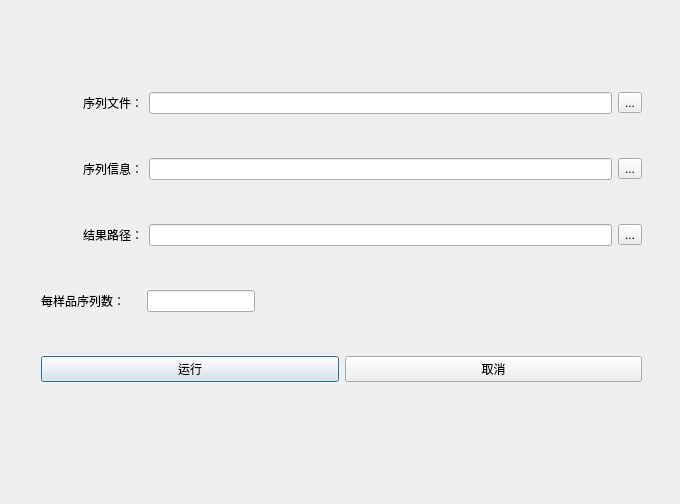
<?xml version="1.0" encoding="UTF-8"?>
<ui version="4.0">
 <class>Dialog</class>
 <widget class="QDialog" name="Dialog">
  <property name="geometry">
   <rect>
    <x>0</x>
    <y>0</y>
    <width>680</width>
    <height>504</height>
   </rect>
  </property>
  <property name="windowTitle">
   <string>Dialog</string>
  </property>
  <widget class="QWidget" name="">
   <property name="geometry">
    <rect>
     <x>41</x>
     <y>54</y>
     <width>601</width>
     <height>371</height>
    </rect>
   </property>
   <layout class="QVBoxLayout" name="verticalLayout">
    <item>
     <layout class="QHBoxLayout" name="horizontalLayout">
      <item>
       <widget class="QLabel" name="xvlie_LB">
        <property name="sizePolicy">
         <sizepolicy hsizetype="Fixed" vsizetype="Preferred">
          <horstretch>0</horstretch>
          <verstretch>0</verstretch>
         </sizepolicy>
        </property>
        <property name="minimumSize">
         <size>
          <width>102</width>
          <height>0</height>
         </size>
        </property>
        <property name="maximumSize">
         <size>
          <width>0</width>
          <height>16777215</height>
         </size>
        </property>
        <property name="text">
         <string>序列文件：</string>
        </property>
        <property name="alignment">
         <set>Qt::AlignRight|Qt::AlignTrailing|Qt::AlignVCenter</set>
        </property>
       </widget>
      </item>
      <item>
       <widget class="QLineEdit" name="xvlie_LE"/>
      </item>
      <item>
       <widget class="QToolButton" name="xvlie_tbtn">
        <property name="text">
         <string>...</string>
        </property>
       </widget>
      </item>
     </layout>
    </item>
    <item>
     <layout class="QHBoxLayout" name="horizontalLayout_2">
      <item>
       <widget class="QLabel" name="info_LB">
        <property name="sizePolicy">
         <sizepolicy hsizetype="Fixed" vsizetype="Preferred">
          <horstretch>0</horstretch>
          <verstretch>0</verstretch>
         </sizepolicy>
        </property>
        <property name="minimumSize">
         <size>
          <width>102</width>
          <height>0</height>
         </size>
        </property>
        <property name="maximumSize">
         <size>
          <width>0</width>
          <height>16777215</height>
         </size>
        </property>
        <property name="text">
         <string>序列信息：</string>
        </property>
        <property name="alignment">
         <set>Qt::AlignRight|Qt::AlignTrailing|Qt::AlignVCenter</set>
        </property>
       </widget>
      </item>
      <item>
       <widget class="QLineEdit" name="info_LE"/>
      </item>
      <item>
       <widget class="QToolButton" name="info_tbtn">
        <property name="text">
         <string>...</string>
        </property>
       </widget>
      </item>
     </layout>
    </item>
    <item>
     <layout class="QHBoxLayout" name="horizontalLayout_3">
      <item>
       <widget class="QLabel" name="result_label">
        <property name="sizePolicy">
         <sizepolicy hsizetype="Fixed" vsizetype="Preferred">
          <horstretch>0</horstretch>
          <verstretch>0</verstretch>
         </sizepolicy>
        </property>
        <property name="minimumSize">
         <size>
          <width>102</width>
          <height>0</height>
         </size>
        </property>
        <property name="maximumSize">
         <size>
          <width>0</width>
          <height>16777215</height>
         </size>
        </property>
        <property name="text">
         <string>结果路径：</string>
        </property>
        <property name="alignment">
         <set>Qt::AlignRight|Qt::AlignTrailing|Qt::AlignVCenter</set>
        </property>
       </widget>
      </item>
      <item>
       <widget class="QLineEdit" name="result_LE"/>
      </item>
      <item>
       <widget class="QToolButton" name="result_tbtn">
        <property name="text">
         <string>...</string>
        </property>
       </widget>
      </item>
     </layout>
    </item>
    <item>
     <layout class="QHBoxLayout" name="horizontalLayout_4">
      <item>
       <widget class="QLabel" name="count_LB">
        <property name="sizePolicy">
         <sizepolicy hsizetype="Fixed" vsizetype="Preferred">
          <horstretch>0</horstretch>
          <verstretch>0</verstretch>
         </sizepolicy>
        </property>
        <property name="minimumSize">
         <size>
          <width>100</width>
          <height>0</height>
         </size>
        </property>
        <property name="maximumSize">
         <size>
          <width>0</width>
          <height>16777215</height>
         </size>
        </property>
        <property name="text">
         <string>每样品序列数：</string>
        </property>
       </widget>
      </item>
      <item>
       <widget class="QLineEdit" name="count_LE">
        <property name="sizePolicy">
         <sizepolicy hsizetype="Preferred" vsizetype="Fixed">
          <horstretch>0</horstretch>
          <verstretch>0</verstretch>
         </sizepolicy>
        </property>
       </widget>
      </item>
      <item>
       <spacer name="horizontalSpacer">
        <property name="orientation">
         <enum>Qt::Horizontal</enum>
        </property>
        <property name="sizeType">
         <enum>QSizePolicy::Expanding</enum>
        </property>
        <property name="sizeHint" stdset="0">
         <size>
          <width>40</width>
          <height>20</height>
         </size>
        </property>
       </spacer>
      </item>
     </layout>
    </item>
    <item>
     <layout class="QHBoxLayout" name="horizontalLayout_5">
      <item>
       <widget class="QPushButton" name="run_btn">
        <property name="text">
         <string>运行</string>
        </property>
       </widget>
      </item>
      <item>
       <widget class="QPushButton" name="cancel_btn">
        <property name="text">
         <string>取消</string>
        </property>
       </widget>
      </item>
     </layout>
    </item>
   </layout>
  </widget>
 </widget>
 <resources/>
 <connections/>
</ui>
